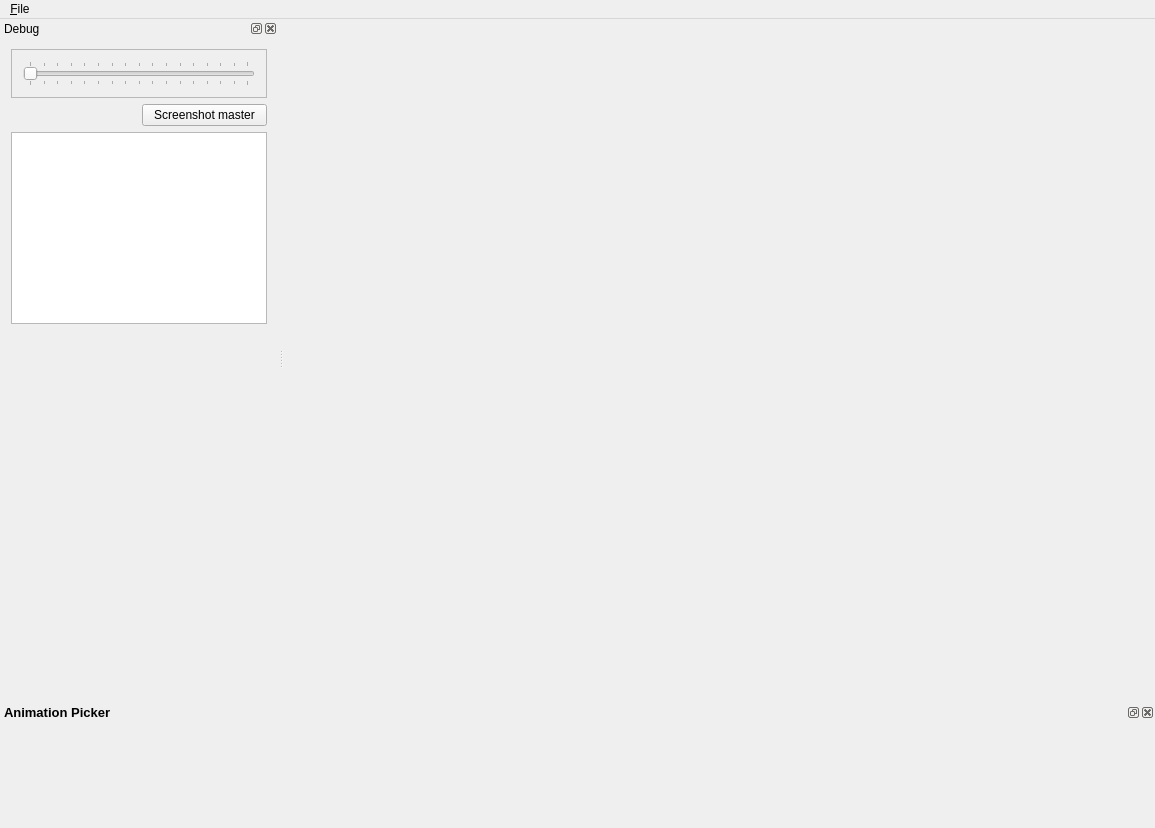
<?xml version="1.0" encoding="UTF-8"?>
<ui version="4.0">
 <class>MainWindow</class>
 <widget class="QMainWindow" name="MainWindow">
  <property name="geometry">
   <rect>
    <x>0</x>
    <y>0</y>
    <width>1155</width>
    <height>828</height>
   </rect>
  </property>
  <property name="windowTitle">
   <string>Minotor</string>
  </property>
  <widget class="QWidget" name="centralWidget"/>
  <widget class="QMenuBar" name="menuBar">
   <property name="geometry">
    <rect>
     <x>0</x>
     <y>0</y>
     <width>1155</width>
     <height>21</height>
    </rect>
   </property>
   <property name="styleSheet">
    <string notr="true"/>
   </property>
   <widget class="QMenu" name="menu_File">
    <property name="title">
     <string>&amp;File</string>
    </property>
    <addaction name="action_Configuration"/>
   </widget>
   <addaction name="menu_File"/>
  </widget>
  <widget class="QDockWidget" name="dwDebug">
   <property name="windowTitle">
    <string>Debug</string>
   </property>
   <attribute name="dockWidgetArea">
    <number>1</number>
   </attribute>
   <widget class="QWidget" name="dwDebugContent">
    <property name="sizePolicy">
     <sizepolicy hsizetype="Minimum" vsizetype="Preferred">
      <horstretch>0</horstretch>
      <verstretch>0</verstretch>
     </sizepolicy>
    </property>
    <layout class="QGridLayout" name="gridLayout">
     <item row="0" column="0" colspan="2">
      <widget class="QFrame" name="frame">
       <property name="minimumSize">
        <size>
         <width>200</width>
         <height>0</height>
        </size>
       </property>
       <property name="frameShape">
        <enum>QFrame::StyledPanel</enum>
       </property>
       <property name="frameShadow">
        <enum>QFrame::Raised</enum>
       </property>
       <layout class="QVBoxLayout" name="verticalLayout_3">
        <item>
         <widget class="QSlider" name="sPpqn">
          <property name="maximum">
           <number>383</number>
          </property>
          <property name="singleStep">
           <number>2</number>
          </property>
          <property name="pageStep">
           <number>24</number>
          </property>
          <property name="orientation">
           <enum>Qt::Horizontal</enum>
          </property>
          <property name="tickPosition">
           <enum>QSlider::TicksBothSides</enum>
          </property>
         </widget>
        </item>
       </layout>
      </widget>
     </item>
     <item row="1" column="1">
      <widget class="QPushButton" name="pbShot">
       <property name="text">
        <string>Screenshot master</string>
       </property>
      </widget>
     </item>
     <item row="3" column="0" colspan="2">
      <widget class="QGraphicsView" name="gvGlobal">
       <property name="sizePolicy">
        <sizepolicy hsizetype="Expanding" vsizetype="Minimum">
         <horstretch>0</horstretch>
         <verstretch>0</verstretch>
        </sizepolicy>
       </property>
       <property name="backgroundBrush">
        <brush brushstyle="SolidPattern">
         <color alpha="255">
          <red>0</red>
          <green>0</green>
          <blue>0</blue>
         </color>
        </brush>
       </property>
      </widget>
     </item>
     <item row="4" column="0">
      <spacer name="verticalSpacer">
       <property name="orientation">
        <enum>Qt::Vertical</enum>
       </property>
       <property name="sizeHint" stdset="0">
        <size>
         <width>20</width>
         <height>40</height>
        </size>
       </property>
      </spacer>
     </item>
    </layout>
   </widget>
  </widget>
  <widget class="QDockWidget" name="dwAnimationPicker">
   <property name="minimumSize">
    <size>
     <width>84</width>
     <height>125</height>
    </size>
   </property>
   <property name="maximumSize">
    <size>
     <width>524287</width>
     <height>125</height>
    </size>
   </property>
   <property name="font">
    <font>
     <pointsize>10</pointsize>
     <weight>75</weight>
     <italic>false</italic>
     <bold>true</bold>
    </font>
   </property>
   <property name="windowTitle">
    <string>Animation Picker</string>
   </property>
   <attribute name="dockWidgetArea">
    <number>8</number>
   </attribute>
   <widget class="QWidget" name="toolbarpanel">
    <layout class="QVBoxLayout" name="verticalLayout_4"/>
   </widget>
  </widget>
  <action name="action_Configuration">
   <property name="text">
    <string>&amp;Configuration</string>
   </property>
  </action>
 </widget>
 <layoutdefault spacing="6" margin="11"/>
 <resources/>
 <connections/>
</ui>
